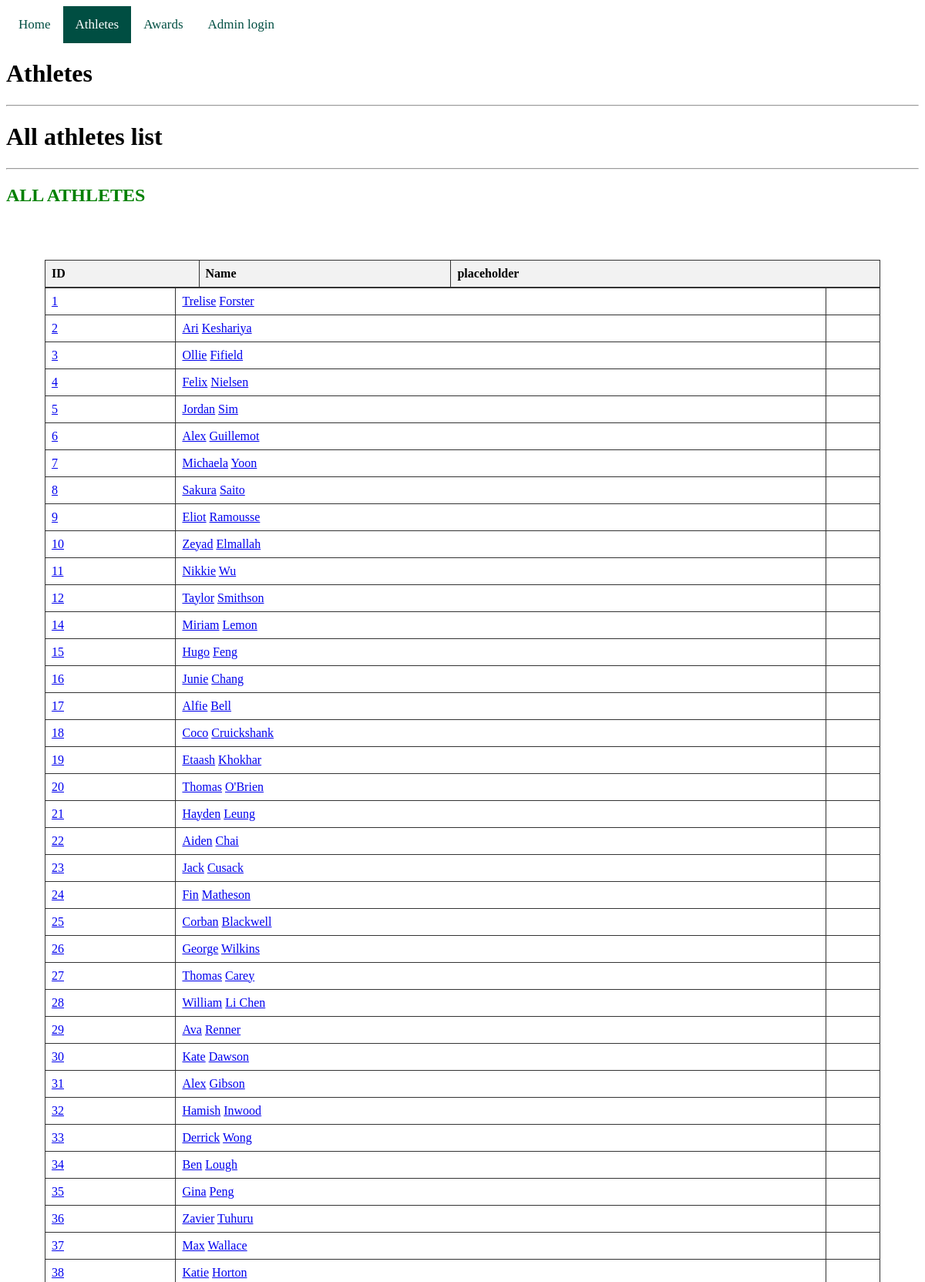
Page /athletes (upper part) on the committed database.
### tables this page shows
CREATE TABLE athlete (athlete_id INTEGER PRIMARY KEY NOT NULL, firstname TEXT NOT NULL, lastname TEXT NOT NULL);

### flaskimport.py (the view)
@app.route('/athletes')
def athletes():
    athletes = fetch_all_athletes()
    return render_template('athletes.html', athletes=athletes)

### flaskimport.py (called while the page is built)
def get_db():
    db = getattr(g, '_database', None)
    if db is None:
        db = g._database = sqlite3.connect('BHS_sport_history_database.db')
        db.row_factory = sqlite3.Row
    return db

def fetch_all_athletes():
    db = get_db()
    cursor = db.execute('SELECT * FROM athlete')
    athletes = cursor.fetchall()
    return athletes

### templates/athletes.html (shortened to what this page needs)
{% extends "layout.html" %}
{% block content %}
<div class="topnav">
  <a href="/">Home</a>
  <a class="active" href="/athletes">Athletes</a>
  <a href="/award">Awards</a>
  <a href="/add_athlete">Admin login</a>
</div>
<h1>Athletes</h1>
<hr>
  <h1>All athletes list</h1>
  <hr>
  <h2 style="color:green;">ALL ATHLETES</h2>
<div class="table">
  <table>
    <thead>
      <tr>
        <th>ID</th>
        <th>Name</th>
        <th>placeholder</th>
      </tr>
    </thead>
  </table>
  <table>
  {% for athlete in athletes %}
    <tbody>
        <tr>
        <td>
          <a href="player/{{ athlete[0] }}">{{ athlete[0] }}</a>
        </td>
        <td>
          <a href="player/{{ athlete[0] }}">{{ athlete[1] }}</a>
          <a href="player/{{ athlete[0] }}">{{ athlete[2] }}</a>
        </td>
        <td>
        </td>
      </tr>
    </tbody>
  {% endfor %}
  </table>
</div>
{% endblock %}

### static/style.css (style rules this page uses)
body { background-color: white; }
.topnav { background-color: rgb(255, 255, 255); overflow: hidden; }
.topnav a { font-family: "Public Sans"; float: left; color: rgb(0, 78, 66); text-align: center; padding: 14px 16px; text-decoration: none; font-size: 17px; transition: background-color .3s; }
.topnav a.active { background-color: rgb(0, 78, 66); color: white; }
table { width: 100%; border-collapse: collapse; }
.table { padding: 50px; }
th, td { border: 1px solid #333; padding: 8px; text-align: left; }
thead { background-color: #f2f2f2; }

### rows in the picture
athlete: athlete_id "1", firstname "Trelise", lastname "Forster"
athlete: athlete_id "2", firstname "Ari", lastname "Keshariya"
athlete: athlete_id "3", firstname "Ollie", lastname "Fifield"
athlete: athlete_id "4", firstname "Felix", lastname "Nielsen"
athlete: athlete_id "5", firstname "Jordan", lastname "Sim"
athlete: athlete_id "6", firstname "Alex", lastname "Guillemot"
athlete: athlete_id "7", firstname "Michaela", lastname "Yoon"
athlete: athlete_id "8", firstname "Sakura", lastname "Saito"
athlete: athlete_id "9", firstname "Eliot", lastname "Ramousse"
athlete: athlete_id "10", firstname "Zeyad", lastname "Elmallah"
athlete: athlete_id "11", firstname "Nikkie", lastname "Wu"
athlete: athlete_id "12", firstname "Taylor", lastname "Smithson"
athlete: athlete_id "14", firstname "Miriam", lastname "Lemon"
athlete: athlete_id "15", firstname "Hugo", lastname "Feng"
athlete: athlete_id "16", firstname "Junie", lastname "Chang"
athlete: athlete_id "17", firstname "Alfie", lastname "Bell"
athlete: athlete_id "18", firstname "Coco", lastname "Cruickshank"
athlete: athlete_id "19", firstname "Etaash", lastname "Khokhar"
athlete: athlete_id "20", firstname "Thomas", lastname "O'Brien"
athlete: athlete_id "21", firstname "Hayden", lastname "Leung"
athlete: athlete_id "22", firstname "Aiden", lastname "Chai"
athlete: athlete_id "23", firstname "Jack", lastname "Cusack"
athlete: athlete_id "24", firstname "Fin", lastname "Matheson"
athlete: athlete_id "25", firstname "Corban", lastname "Blackwell"
athlete: athlete_id "26", firstname "George", lastname "Wilkins"
athlete: athlete_id "27", firstname "Thomas", lastname "Carey"
athlete: athlete_id "28", firstname "William", lastname "Li Chen"
athlete: athlete_id "29", firstname "Ava", lastname "Renner"
athlete: athlete_id "30", firstname "Kate", lastname "Dawson"
athlete: athlete_id "31", firstname "Alex", lastname "Gibson"
athlete: athlete_id "32", firstname "Hamish", lastname "Inwood"
athlete: athlete_id "33", firstname "Derrick", lastname "Wong"
athlete: athlete_id "34", firstname "Ben", lastname "Lough"
athlete: athlete_id "35", firstname "Gina", lastname "Peng"
athlete: athlete_id "36", firstname "Zavier", lastname "Tuhuru"
athlete: athlete_id "37", firstname "Max", lastname "Wallace"
athlete: athlete_id "38", firstname "Katie", lastname "Horton"
